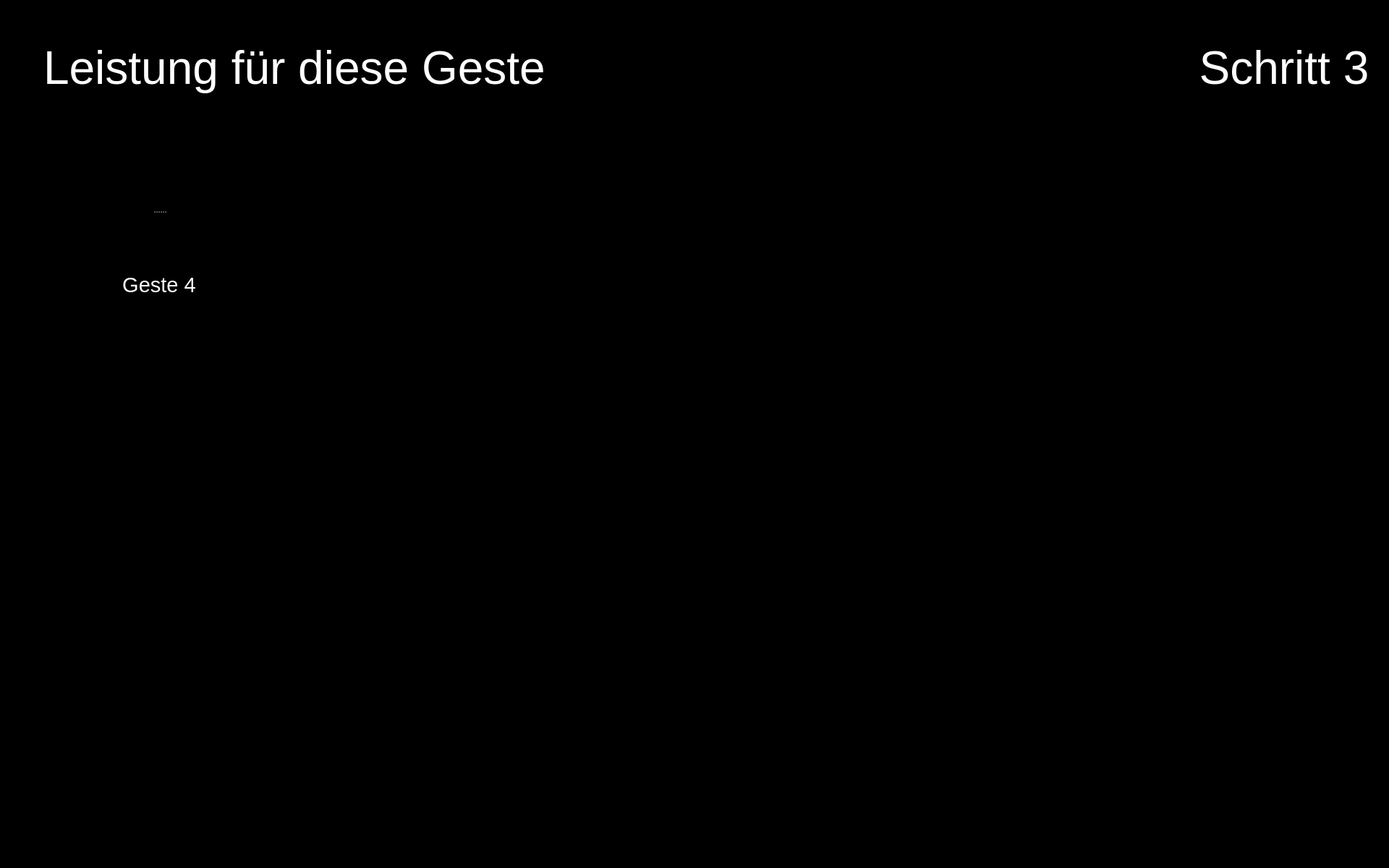
<?xml version="1.0" encoding="UTF-8"?>
<ui version="4.0">
 <class>Form</class>
 <widget class="QWidget" name="Form">
  <property name="geometry">
   <rect>
    <x>0</x>
    <y>0</y>
    <width>1920</width>
    <height>1200</height>
   </rect>
  </property>
  <property name="maximumSize">
   <size>
    <width>1920</width>
    <height>1200</height>
   </size>
  </property>
  <property name="windowTitle">
   <string>Form</string>
  </property>
  <property name="styleSheet">
   <string notr="true">background-color: rgb(0, 0, 0);</string>
  </property>
  <widget class="QPushButton" name="button_nav_left">
   <property name="enabled">
    <bool>true</bool>
   </property>
   <property name="geometry">
    <rect>
     <x>800</x>
     <y>560</y>
     <width>150</width>
     <height>150</height>
    </rect>
   </property>
   <property name="minimumSize">
    <size>
     <width>81</width>
     <height>81</height>
    </size>
   </property>
   <property name="maximumSize">
    <size>
     <width>150</width>
     <height>150</height>
    </size>
   </property>
   <property name="cursor">
    <cursorShape>OpenHandCursor</cursorShape>
   </property>
   <property name="focusPolicy">
    <enum>Qt::WheelFocus</enum>
   </property>
   <property name="contextMenuPolicy">
    <enum>Qt::DefaultContextMenu</enum>
   </property>
   <property name="layoutDirection">
    <enum>Qt::LeftToRight</enum>
   </property>
   <property name="autoFillBackground">
    <bool>false</bool>
   </property>
   <property name="styleSheet">
    <string notr="true"/>
   </property>
   <property name="icon">
    <iconset resource="resources/res.qrc">
     <normaloff>:/buttons/Button Left.svg</normaloff>:/buttons/Button Left.svg</iconset>
   </property>
   <property name="iconSize">
    <size>
     <width>144</width>
     <height>144</height>
    </size>
   </property>
   <property name="autoDefault">
    <bool>false</bool>
   </property>
   <property name="default">
    <bool>false</bool>
   </property>
   <property name="flat">
    <bool>true</bool>
   </property>
  </widget>
  <widget class="QPushButton" name="button_nav_right">
   <property name="enabled">
    <bool>true</bool>
   </property>
   <property name="geometry">
    <rect>
     <x>960</x>
     <y>560</y>
     <width>150</width>
     <height>150</height>
    </rect>
   </property>
   <property name="minimumSize">
    <size>
     <width>81</width>
     <height>81</height>
    </size>
   </property>
   <property name="maximumSize">
    <size>
     <width>150</width>
     <height>150</height>
    </size>
   </property>
   <property name="cursor">
    <cursorShape>OpenHandCursor</cursorShape>
   </property>
   <property name="focusPolicy">
    <enum>Qt::WheelFocus</enum>
   </property>
   <property name="contextMenuPolicy">
    <enum>Qt::DefaultContextMenu</enum>
   </property>
   <property name="layoutDirection">
    <enum>Qt::LeftToRight</enum>
   </property>
   <property name="autoFillBackground">
    <bool>false</bool>
   </property>
   <property name="styleSheet">
    <string notr="true"/>
   </property>
   <property name="icon">
    <iconset resource="resources/res.qrc">
     <normaloff>:/buttons/Button Right.svg</normaloff>:/buttons/Button Right.svg</iconset>
   </property>
   <property name="iconSize">
    <size>
     <width>144</width>
     <height>144</height>
    </size>
   </property>
   <property name="autoDefault">
    <bool>false</bool>
   </property>
   <property name="default">
    <bool>false</bool>
   </property>
   <property name="flat">
    <bool>true</bool>
   </property>
  </widget>
  <widget class="QPushButton" name="button_exit">
   <property name="enabled">
    <bool>true</bool>
   </property>
   <property name="geometry">
    <rect>
     <x>1760</x>
     <y>1040</y>
     <width>150</width>
     <height>150</height>
    </rect>
   </property>
   <property name="minimumSize">
    <size>
     <width>81</width>
     <height>81</height>
    </size>
   </property>
   <property name="maximumSize">
    <size>
     <width>150</width>
     <height>150</height>
    </size>
   </property>
   <property name="cursor">
    <cursorShape>OpenHandCursor</cursorShape>
   </property>
   <property name="focusPolicy">
    <enum>Qt::WheelFocus</enum>
   </property>
   <property name="contextMenuPolicy">
    <enum>Qt::DefaultContextMenu</enum>
   </property>
   <property name="icon">
    <iconset resource="resources/res.qrc">
     <normaloff>:/buttons/Button Exit.svg</normaloff>:/buttons/Button Exit.svg</iconset>
   </property>
   <property name="iconSize">
    <size>
     <width>144</width>
     <height>144</height>
    </size>
   </property>
   <property name="autoDefault">
    <bool>false</bool>
   </property>
   <property name="default">
    <bool>false</bool>
   </property>
   <property name="flat">
    <bool>true</bool>
   </property>
  </widget>
  <widget class="QLabel" name="icon_reaction_1">
   <property name="enabled">
    <bool>true</bool>
   </property>
   <property name="geometry">
    <rect>
     <x>1400</x>
     <y>250</y>
     <width>200</width>
     <height>200</height>
    </rect>
   </property>
   <property name="sizePolicy">
    <sizepolicy hsizetype="Preferred" vsizetype="Preferred">
     <horstretch>0</horstretch>
     <verstretch>0</verstretch>
    </sizepolicy>
   </property>
   <property name="maximumSize">
    <size>
     <width>200</width>
     <height>200</height>
    </size>
   </property>
   <property name="text">
    <string/>
   </property>
   <property name="scaledContents">
    <bool>true</bool>
   </property>
  </widget>
  <widget class="QLabel" name="image_step">
   <property name="geometry">
    <rect>
     <x>1650</x>
     <y>170</y>
     <width>250</width>
     <height>250</height>
    </rect>
   </property>
   <property name="font">
    <font>
     <pointsize>48</pointsize>
    </font>
   </property>
   <property name="styleSheet">
    <string notr="true">color: rgb(255, 255, 255);</string>
   </property>
   <property name="text">
    <string/>
   </property>
   <property name="pixmap">
    <pixmap resource="resources/res.qrc">:/detected steps/Detected Step3 Button.png</pixmap>
   </property>
   <property name="alignment">
    <set>Qt::AlignCenter</set>
   </property>
   <property name="wordWrap">
    <bool>true</bool>
   </property>
  </widget>
  <widget class="QLabel" name="icon_expert_1">
   <property name="enabled">
    <bool>true</bool>
   </property>
   <property name="geometry">
    <rect>
     <x>490</x>
     <y>220</y>
     <width>100</width>
     <height>100</height>
    </rect>
   </property>
   <property name="sizePolicy">
    <sizepolicy hsizetype="Preferred" vsizetype="Preferred">
     <horstretch>0</horstretch>
     <verstretch>0</verstretch>
    </sizepolicy>
   </property>
   <property name="maximumSize">
    <size>
     <width>100</width>
     <height>100</height>
    </size>
   </property>
   <property name="text">
    <string/>
   </property>
   <property name="pixmap">
    <pixmap resource="resources/res.qrc">:/img/Icon Expert.png</pixmap>
   </property>
   <property name="scaledContents">
    <bool>true</bool>
   </property>
  </widget>
  <widget class="QLabel" name="label_plot_1">
   <property name="geometry">
    <rect>
     <x>490</x>
     <y>180</y>
     <width>850</width>
     <height>340</height>
    </rect>
   </property>
   <property name="maximumSize">
    <size>
     <width>1200</width>
     <height>480</height>
    </size>
   </property>
   <property name="font">
    <font>
     <pointsize>48</pointsize>
    </font>
   </property>
   <property name="styleSheet">
    <string notr="true">color: rgb(255, 255, 255);</string>
   </property>
   <property name="text">
    <string/>
   </property>
   <property name="scaledContents">
    <bool>true</bool>
   </property>
  </widget>
  <widget class="QLabel" name="icon_newbie_1">
   <property name="enabled">
    <bool>true</bool>
   </property>
   <property name="geometry">
    <rect>
     <x>490</x>
     <y>380</y>
     <width>100</width>
     <height>100</height>
    </rect>
   </property>
   <property name="sizePolicy">
    <sizepolicy hsizetype="Preferred" vsizetype="Preferred">
     <horstretch>0</horstretch>
     <verstretch>0</verstretch>
    </sizepolicy>
   </property>
   <property name="maximumSize">
    <size>
     <width>100</width>
     <height>100</height>
    </size>
   </property>
   <property name="text">
    <string/>
   </property>
   <property name="pixmap">
    <pixmap resource="resources/res.qrc">:/img/Icon User.png</pixmap>
   </property>
   <property name="scaledContents">
    <bool>true</bool>
   </property>
  </widget>
  <widget class="QLabel" name="label_text_step">
   <property name="geometry">
    <rect>
     <x>1650</x>
     <y>20</y>
     <width>250</width>
     <height>150</height>
    </rect>
   </property>
   <property name="font">
    <font>
     <family>Arial</family>
     <pointsize>48</pointsize>
     <weight>9</weight>
     <italic>false</italic>
     <bold>false</bold>
    </font>
   </property>
   <property name="styleSheet">
    <string notr="true">font: 75 48pt &quot;Arial&quot;;
color: rgb(255, 255, 255);</string>
   </property>
   <property name="text">
    <string>Schritt 3</string>
   </property>
   <property name="textFormat">
    <enum>Qt::RichText</enum>
   </property>
   <property name="alignment">
    <set>Qt::AlignCenter</set>
   </property>
   <property name="wordWrap">
    <bool>true</bool>
   </property>
  </widget>
  <widget class="QSplitter" name="splitter_5">
   <property name="geometry">
    <rect>
     <x>60</x>
     <y>210</y>
     <width>320</width>
     <height>282</height>
    </rect>
   </property>
   <property name="orientation">
    <enum>Qt::Vertical</enum>
   </property>
   <widget class="QLabel" name="image_required_4">
    <property name="maximumSize">
     <size>
      <width>320</width>
      <height>240</height>
     </size>
    </property>
    <property name="text">
     <string/>
    </property>
    <property name="pixmap">
     <pixmap resource="resources/res.qrc">:/img/gesture4.png</pixmap>
    </property>
    <property name="scaledContents">
     <bool>true</bool>
    </property>
   </widget>
   <widget class="QLabel" name="text_required_4">
    <property name="font">
     <font>
      <family>Arial</family>
      <pointsize>22</pointsize>
      <weight>9</weight>
      <italic>false</italic>
      <bold>false</bold>
     </font>
    </property>
    <property name="styleSheet">
     <string notr="true">font: 75 22pt &quot;Arial&quot;;
color: rgb(255, 255, 255);</string>
    </property>
    <property name="text">
     <string>Geste 4</string>
    </property>
    <property name="textFormat">
     <enum>Qt::PlainText</enum>
    </property>
    <property name="alignment">
     <set>Qt::AlignCenter</set>
    </property>
    <property name="wordWrap">
     <bool>true</bool>
    </property>
   </widget>
  </widget>
  <widget class="QLabel" name="label_trouble">
   <property name="geometry">
    <rect>
     <x>60</x>
     <y>20</y>
     <width>1280</width>
     <height>150</height>
    </rect>
   </property>
   <property name="font">
    <font>
     <family>Arial</family>
     <pointsize>48</pointsize>
     <weight>9</weight>
     <italic>false</italic>
     <bold>false</bold>
    </font>
   </property>
   <property name="styleSheet">
    <string notr="true">font: 75 48pt &quot;Arial&quot;;
color: rgb(255, 255, 255);</string>
   </property>
   <property name="text">
    <string>Leistung für diese Geste</string>
   </property>
   <property name="textFormat">
    <enum>Qt::RichText</enum>
   </property>
   <property name="alignment">
    <set>Qt::AlignLeading|Qt::AlignLeft|Qt::AlignVCenter</set>
   </property>
   <property name="wordWrap">
    <bool>true</bool>
   </property>
  </widget>
  <zorder>label_plot_1</zorder>
  <zorder>button_nav_left</zorder>
  <zorder>button_nav_right</zorder>
  <zorder>button_exit</zorder>
  <zorder>icon_reaction_1</zorder>
  <zorder>image_step</zorder>
  <zorder>icon_expert_1</zorder>
  <zorder>icon_newbie_1</zorder>
  <zorder>label_text_step</zorder>
  <zorder>splitter_5</zorder>
  <zorder>label_trouble</zorder>
 </widget>
 <resources>
  <include location="resources/res.qrc"/>
 </resources>
 <connections/>
</ui>
